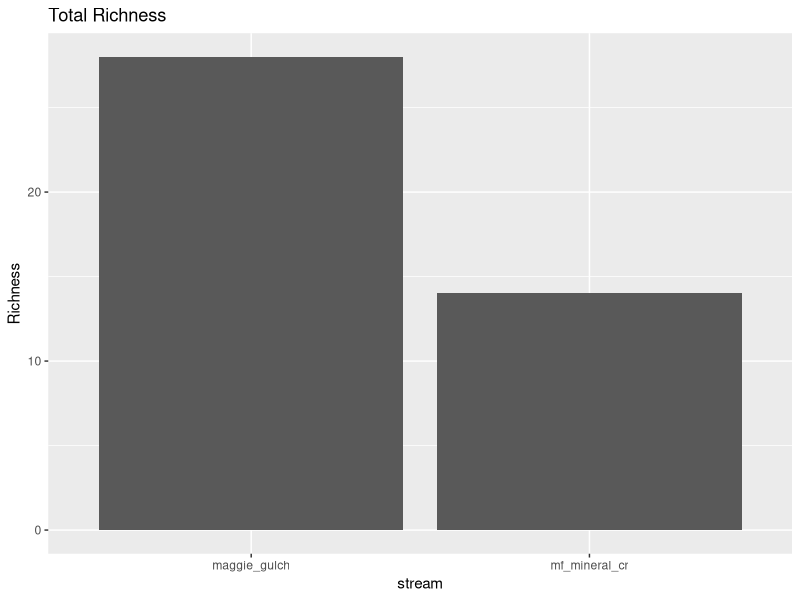
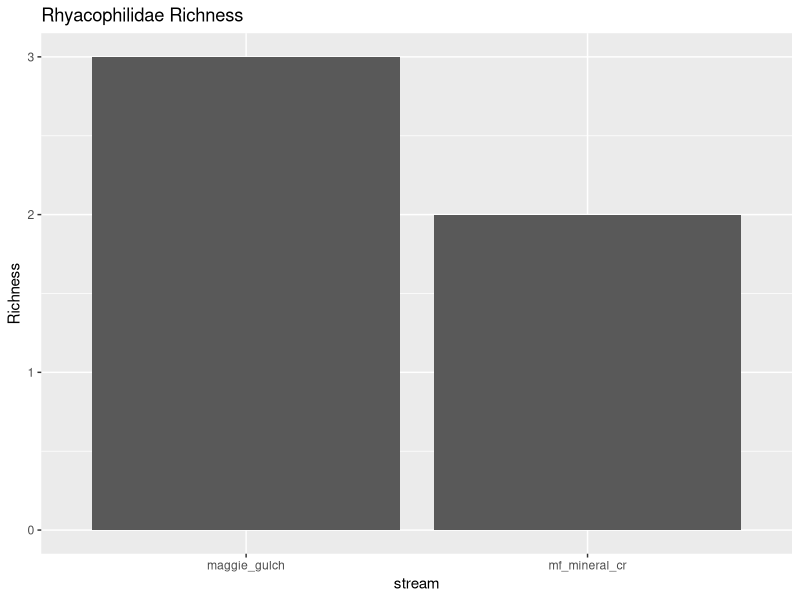
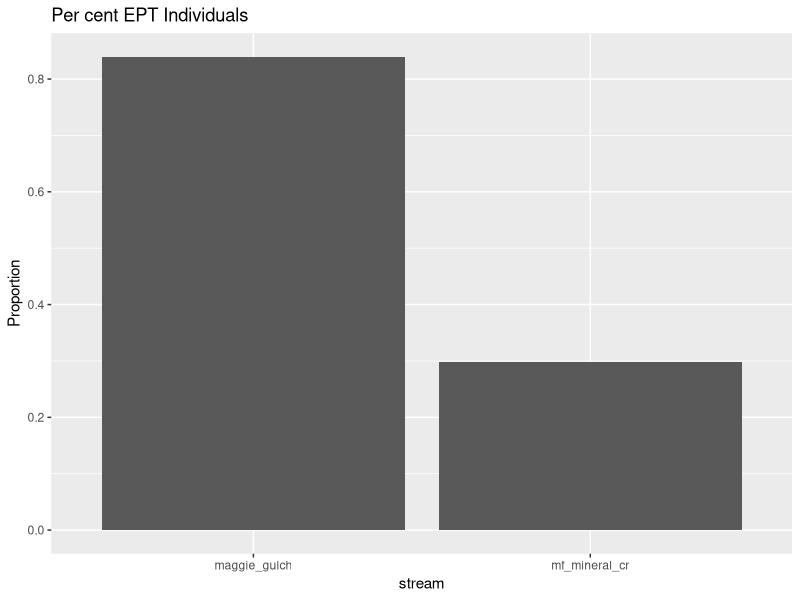
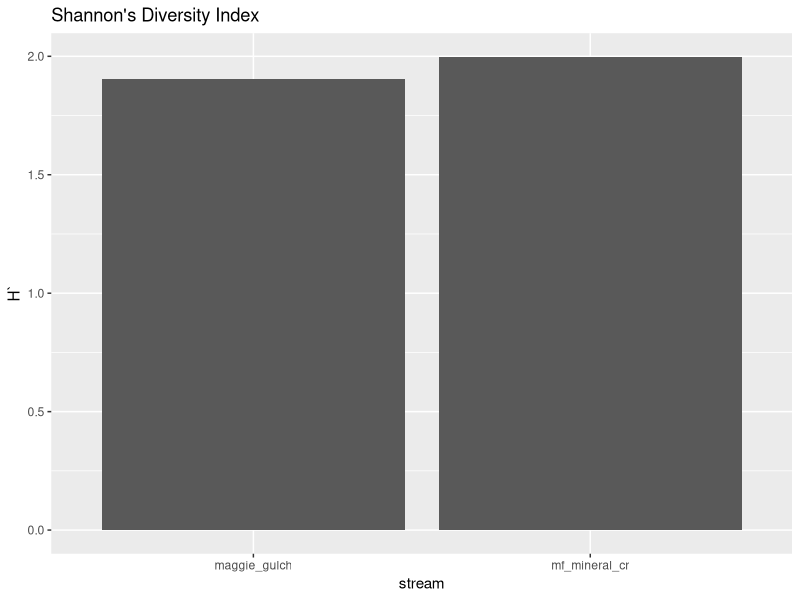

The R script that drew these images, in order:
## ---- chunk 1
#| label: setup
#| include: false

library(tidyverse)
bp <- read_csv(here::here("data/bonita_peak.csv"))
## ---- chunk 2
#| echo: true
dat <- bp |>
  filter(site_id == "MFMaM" |
           site_id == "MAGaA")
## ---- chunk 3
#| message: false
#| warning: false
total_rich <- dat |>
  distinct(stream, taxon) |>
  group_by(stream) |>
  summarise(total_rich = n())
total_rich
ggplot(total_rich,
       aes(x = stream, 
           y = total_rich)) +
  geom_col() +
  labs(title = "Total Richness",
       y = "Richness")
## ---- chunk 4
#| message: false
#| warning: false
ept_rich <- dat |>
  filter(order == "Ephemeroptera" |
           order == "Plecoptera" |
           order == "Trichoptera") |>
  distinct(stream, taxon) |>
  group_by(stream) |>
  summarise(EPT_rich = n())

ept_rich
## ---- chunk 5
#| message: false
#| warning: false
T_rich <- dat |>
  filter(order == "Trichoptera") |>
  distinct(stream, taxon) |>
  group_by(stream) |>
  summarise(T_rich = n())

T_rich
## ---- chunk 6
#| message: false
#| warning: false
rhya_rich <- dat |>
  filter(family == "Rhyacophilidae") |>
  distinct(stream, taxon) |>
  group_by(stream) |>
  summarise(rhya_rich = n())

rhya_rich

ggplot(rhya_rich,
       aes(x = stream, 
           y = rhya_rich)) +
  geom_col() +
  labs(title = "Rhyacophilidae Richness",
       y = "Richness")
## ---- chunk 7
#| message: false
#| warning: false
ept_per_n <- dat |>
  filter(order == "Ephemeroptera" |
           order == "Plecoptera" |
           order == "Trichoptera") |>
  group_by(stream, total_count) |>
  summarize(ept_n = sum(count)) |>
  mutate(ept_percent_ind = ept_n / total_count)

ept_per_n

ggplot(ept_per_n,
       aes(x = stream, 
           y = ept_percent_ind)) +
  geom_col() +
  labs(title = "Per cent EPT Individuals",
       y = "Proportion")
## ---- chunk 8
chiro_per_n <- dat |>
  filter(family == "Chironomidae") |>
  group_by(stream, total_count) |>
  summarize(chiro_n = sum(count)) |>
  mutate(chiro_percent_ind = chiro_n / total_count)

chiro_per_n
## ---- chunk 9
shannon <- dat |> 
  select(stream, taxon, count, total_count) |>
  mutate(pi = count / total_count,
         ln_pi = log(pi),
         pi_ln_pi = pi*ln_pi) |>
  group_by(stream) |>
  summarize(H = -sum(pi_ln_pi))
shannon

ggplot(shannon,
       aes(x = stream, 
           y = H)) +
  geom_col() +
  labs(title = "Shannon's Diversity Index",
       y = "H`")
## ---- chunk 10
pred_rich <- dat |>
    filter(FFG == "predator") |>
    distinct(stream, taxon) |>
    group_by(stream) |>
    summarise(pred_rich = n())
pred_rich
## ---- chunk 11
# 11,952 vs 47
# one stream is much more productive than the other
# Higher abundance = more biomass = more life
## ---- chunk 12
# see bar plot above
# 28 vs 14
# MAggie has twice as many taxa than Mineral. In general, this is considered good: more taxa, more niches, more ecological function/ecosystem services
## ---- chunk 13
# 15 vs. 6
# similar as above, Maggie has nearly three times as many EPT taxa. EPT are generally more sensitive, so this further supports that maggie is in better condition. 
# We also could look at which EPT taxa are there to see if those in mineral are tolerant
## ---- chunk 14
# 5 vs 3
# There are nearly twice as many in maggie, but the difference between 3 and 5 is not as dramatic. 
# Trichoptera also have variable sensitivities based on families, so just looking at T richness may not be super informative
## ---- chunk 15
# 3 vs 2
# Rhyacophilidae were shown to be more sensitive in Clements et al. 
# we're looking at them here since some T are tolerant
# 3 vs 2 is not much different. This offers equivocal support
## ---- chunk 16
# 84 vs 30 %
# much higher proportion of individuals are EPT meaning that many individuals are in the groups which are generally considered sensitive. 
## ---- chunk 17
# 2 vs 62%
# chiros are tolerant, and more than half the individuals in mineral creek are chironomidae. This gives strong support for the idea that Mineral is in worse condition
## ---- chunk 18
# 1.9 vs. 2
# these values are not much different. And actually Mineral has a higher score meaning it's more evenly distributed
# In other words, more of the species in maggie have low relative abundances whereas the relative proportions in Mineral are more similar. 
## ---- chunk 19
# 10 vs 5
# similar to other richness metrics. There are twice as many predator taxa. Predators tend to decline with increasing metal contamination
## ---- chunk 20
# 5 of 7 support maggie being in better condition
# 6 of 8 if we include total abundance
# the Tricho, Rhyacphila, and Shannon metrics all gave equivocal evidence
## ---- chunk 21
# judge answers based on merit and justification
# i.e., predators more important because they integrate things happening throughout the food web
# total richness bc of more ecological niches, etc. 
# % chiro bc they are tolerant, have limited ecological niches, etc. 
## ---- chunk 22
# as above, make sure answers are justified by data. OK if use equivocal results to temper interpretations. 
